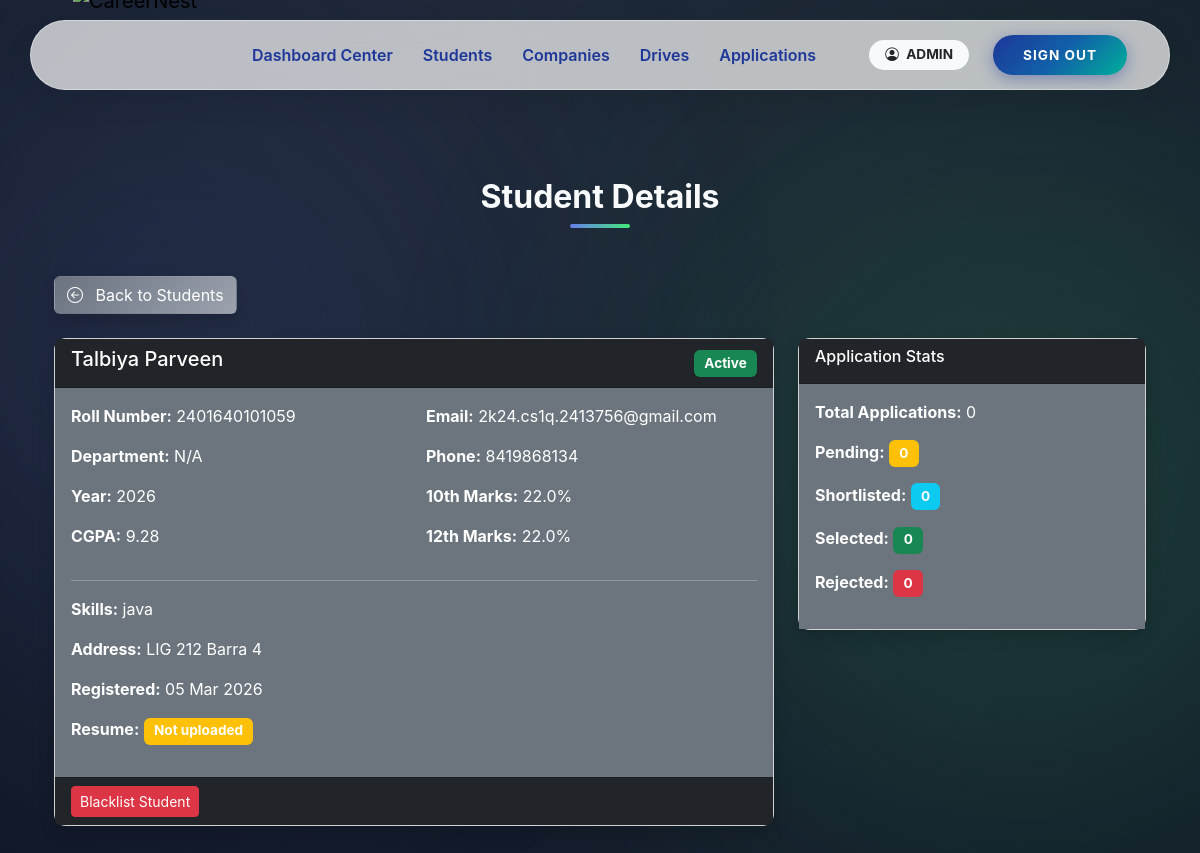
Page /admin/students/3 (signed in) on the committed database.
### app/models.py (models this page shows, shortened)
class User(UserMixin, db.Model):
    __tablename__ = "users"
    user_id = db.Column(db.Integer, primary_key=True)
    email = db.Column(db.String(120), unique=True, nullable=False)
    password_hash = db.Column(db.String(255), nullable=False)
    role = db.Column(db.String(20), nullable=False)
    is_active = db.Column(db.Boolean, default=True)
    is_approved = db.Column(db.Boolean, default=False)
    is_blacklisted = db.Column(db.Boolean, default=False)
    created_at = db.Column(db.DateTime, default=datetime.utcnow)
    student = db.relationship(
        "Student",
        back_populates="user",
        uselist=False,
        cascade="all, delete-orphan"
    )
    company = db.relationship(
        "Company",
        back_populates="user",
        uselist=False,
        cascade="all, delete-orphan"
    )
    admin = db.relationship(
        "Admin",
        back_populates="user",
        uselist=False,
        cascade="all, delete-orphan"
    )

class Student(db.Model):
    __tablename__ = "students"
    user_id = db.Column(
        db.Integer,
        db.ForeignKey("users.user_id", ondelete="CASCADE"),
        primary_key=True
    )
    full_name = db.Column(db.String(100), nullable=False)
    roll_number = db.Column(db.String(50), unique=True, nullable=False, index=True)
    graduation_year = db.Column(db.Integer, nullable=False)
    cgpa = db.Column(db.Float)
    tenth_marks = db.Column(db.Float)
    twelfth_marks = db.Column(db.Float)
    dob = db.Column(db.Date)
    year = db.Column(db.Integer)
    resume_filename = db.Column(db.String(200))
    phone = db.Column(db.String(20))
    address = db.Column(db.Text)
    skills = db.Column(db.Text)
    course = db.Column(db.String(100))
    branch = db.Column(db.String(100))
    created_at = db.Column(db.DateTime, default=datetime.utcnow)
    user = db.relationship("User", back_populates="student")
    applications = db.relationship(
        "Application",
        back_populates="student",
        cascade="all, delete-orphan"
    )

### app/admin/routes.py (the view)
@admin_bp.route('/students/<int:user_id>')
@login_required
@role_required('admin')
def student_detail(user_id):
    student = Student.query.get_or_404(user_id)
    user = User.query.get_or_404(user_id)
    return render_template(
        'admin/student_detail.html',
        student=student,
        user=user
    )

### app/utils.py (called while the page is built)
def role_required(required_role):
    def decorator(f):
        @wraps(f)
        def decorated_function(*args, **kwargs):
            if not current_user.is_authenticated:
                abort(401)
            if current_user.role != required_role:
                abort(403)
            if required_role in ["student", "company"] and not current_user.is_approved:
                abort(403)
            if current_user.is_blacklisted:
                abort(403)
            return f(*args, **kwargs)
        return decorated_function
    return decorator

### app/templates/admin/student_detail.html (shortened to what this page needs)
{% extends 'base.html' %}
{% block content %}
<div class="dashboard-bg">
  <div class="container position-relative">
    <h2 class="section-heading text-center mb-5">Student Details</h2>
    <a href="{{ url_for('admin.students') }}" class="btn btn-gradient-secondary mb-4 shadow hover-glow text-white">
      <i class="bi bi-arrow-left-circle me-2"></i> Back to Students
    </a>
    <div class="row">
      <div class="col-md-8">
        <div class="card mb-3 shadow">
          <div class="card-header d-flex justify-content-between align-items-center bg-dark text-white">
            <h5>{{ student.full_name }}</h5>
            {% if user.is_blacklisted %}
              <span class="badge bg-danger">Blacklisted</span>
            {% else %}
              <span class="badge bg-success">Active</span>
            {% endif %}
          </div>
          <div class="card-body bg-secondary text-white">
            <div class="row">
              <div class="col-md-6">
                <p><strong>Roll Number:</strong> {{ student.roll_number }}</p>
                <p><strong>Department:</strong> {{ student.department or 'N/A' }}</p>
                <p><strong>Year:</strong> {{ student.year or 'N/A' }}</p>
                <p><strong>CGPA:</strong> {{ student.cgpa or 'N/A' }}</p>
              </div>
              <div class="col-md-6">
                <p><strong>Email:</strong> {{ user.email }}</p>
                <p><strong>Phone:</strong> {{ student.phone or 'N/A' }}</p>
                <p><strong>10th Marks:</strong> {{ student.tenth_marks or 'N/A' }}%</p>
                <p><strong>12th Marks:</strong> {{ student.twelfth_marks or 'N/A' }}%</p>
              </div>
            </div>
            <hr class="bg-light">
            <p><strong>Skills:</strong> {{ student.skills or 'Not specified' }}</p>
            <p><strong>Address:</strong> {{ student.address or 'Not specified' }}</p>
            <p><strong>Registered:</strong> {{ user.created_at.strftime('%d %b %Y') if user.created_at else 'N/A' }}</p>
            {% if student.resume_filename %}
              <p><strong>Resume:</strong> <span class="badge bg-success">Uploaded</span></p>
            {% else %}
              <p><strong>Resume:</strong> <span class="badge bg-warning">Not uploaded</span></p>
            {% endif %}
          </div>
          <div class="card-footer bg-dark">
            <form action="{{ url_for('admin.blacklist_student', user_id=user.user_id) }}" method="POST" style="display:inline;">
              {% if user.is_blacklisted %}
              <button type="submit" class="btn btn-success btn-sm hover-glow" onclick="return confirm('Remove from blacklist?')">Remove from Blacklist</button>
              {% else %}
              <button type="submit" class="btn btn-danger btn-sm hover-glow" onclick="return confirm('Blacklist this student?')">Blacklist Student</button>
              {% endif %}
            </form>
          </div>
        </div>
      </div>
      <div class="col-md-4">
        <div class="card shadow">
          <div class="card-header bg-dark text-white">
            <h6>Application Stats</h6>
          </div>
          <div class="card-body bg-secondary text-white">
            <p><strong>Total Applications:</strong> {{ applications|length }}</p>
            <p><strong>Pending:</strong> <span class="badge bg-warning">{{ applications|selectattr('status', 'equalto', 'pending')|list|length }}</span></p>
            <p><strong>Shortlisted:</strong> <span class="badge bg-info">{{ applications|selectattr('status', 'equalto', 'shortlisted')|list|length }}</span></p>
            <p><strong>Selected:</strong> <span class="badge bg-success">{{ applications|selectattr('status', 'equalto', 'selected')|list|length }}</span></p>
            <p><strong>Rejected:</strong> <span class="badge bg-danger">{{ applications|selectattr('status', 'equalto', 'rejected')|list|length }}</span></p>
          </div>
        </div>
      </div>
    </div>
  </div>
</div>
{% endblock %}

### app/templates/base.html (shortened to what this page needs)
<!DOCTYPE html>
<html lang="en">
<head>
    <link href="https://cdn.jsdelivr.net/npm/bootstrap@5.3.2/dist/css/bootstrap.min.css" rel="stylesheet">
    <link rel="stylesheet" href="https://cdn.jsdelivr.net/npm/bootstrap-icons@1.10.5/font/bootstrap-icons.css">
</head>
<body>
    <div class="toast-container position-fixed top-0 end-0 p-3">
    </div>
    <header class="navbar-container">
        <nav class="navbar navbar-expand-lg navbar-island">
            <div class="container-fluid">
                <a class="navbar-brand " href="/">
                    <img src="{{ url_for('static', filename='img/CareerLogo.png') }}" alt="CareerNest">
                </a>
                <div class="collapse navbar-collapse" id="navMain">
                    <ul class="navbar-nav me-auto mb-2 mb-lg-0 ms-lg-4">
                        {% if current_user.is_authenticated %}
                        {% if current_user.role == 'admin' %}
                        <li class="nav-item"><a class="nav-link" href="{{ url_for('admin.dashboard') }}">Dashboard
                                Center</a></li>
                        <li class="nav-item"><a class="nav-link" href="{{ url_for('admin.students') }}">Students</a>
                        </li>
                        <li class="nav-item"><a class="nav-link" href="{{ url_for('admin.companies') }}">Companies</a>
                        </li>
                        <li class="nav-item"><a class="nav-link" href="{{ url_for('admin.drives') }}">Drives</a>
                        </li>
                        <li class="nav-item"><a class="nav-link"
                                href="{{ url_for('admin.applications') }}">Applications</a>
                        </li>
                        {% endif %}
                        {% else %}
                        <li class="nav-item"><a class="nav-link" href="/">Home</a></li>
                        {% endif %}
                    </ul>
                    <div class="d-flex flex-column flex-lg-row align-items-center">
                        {% if not current_user.is_authenticated %}
                        <a href="{{ url_for('auth.student_register') }}" class="btn btn-creative btn-student">Student
                            Join</a>
                        <a href="{{ url_for('auth.company_register') }}" class="btn btn-creative btn-student">Company
                            Join</a>
                        <a href="{{ url_for('auth.login') }}" class="btn btn-creative btn-login">Login</a>
                        {% else %}
                        <span class="badge rounded-pill bg-light text-dark px-3 py-2 me-3 d-none d-lg-block">
                            <i class="bi bi-person-circle me-1"></i> {{ current_user.role|upper }}
                        </span>
                        <a href="{{ url_for('auth.logout') }}" class="btn btn-creative btn-login">Sign Out</a>
                        {% endif %}
                    </div>
                </div>
            </div>
        </nav>
    </header>
    <main class="container page-content">
        {% block content %}{% endblock %}
    </main>
</body>
</html>

### app/templates/admin/student_detail.html (style rules this page uses)
.dashboard-bg { position: relative; z-index: 1; padding: 3rem 0; }
html, body { height: 100%; margin: 0; font-family: 'Inter', sans-serif; overflow-x: hidden; }
body { background: radial-gradient(circle at top, #1f2937 0%, #111827 100%); color: #f9fafb; }
body::before, body::after { content: ''; position: fixed; border-radius: 50%; filter: blur(150px); opacity: 0.15; z-index: 0; }
body::before { width: 600px; height: 600px; background: #667eea; top: 5%; left: -10%; }
body::after { width: 700px; height: 700px; background: #43e97b; bottom: 5%; right: -15%; }
.section-heading { font-weight: 700; font-size: 2rem; color: #f9fafb; position: relative; margin-bottom: 2rem; text-align:center; }
.section-heading::after { content: ''; display: block; width: 60px; height: 4px; background: linear-gradient(90deg, #667eea, #43e97b); border-radius: 2px; margin: 0.5rem auto 0 auto; }
.card { border-radius: 0.75rem; }
.btn-gradient-secondary { background: linear-gradient(135deg, #6b7280, #9ca3af); color: #fff; }
.badge { font-size: 0.85rem; padding: 0.5em 0.75em; }

### rows in the picture
User: role "ADMIN"
Student: full_name "Talbiya Parveen", roll_number "2401640101059", year "2026", cgpa "9.28", phone "8419868134", tenth_marks "22.0", twelfth_marks "22.0", skills "java", address "LIG 212 Barra 4"
User: email "2k24.cs1q.2413756@gmail.com", created_at "05 Mar 2026"

### other values in the picture
{{ student.department or 'N/A' }} "N/A"
{{ applications|length }} "0"
{{ applications|selectattr('status', 'equalto', 'pending')|list|length }} "0"
{{ applications|selectattr('status', 'equalto', 'selected')|list|length }} "0"
{{ applications|selectattr('status', 'equalto', 'rejected')|list|length }} "0"
